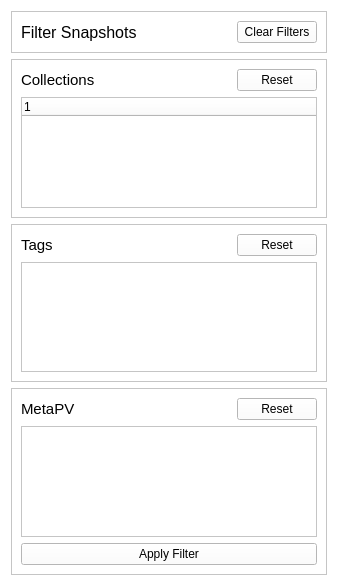
<?xml version="1.0" encoding="UTF-8"?>
<ui version="4.0">
 <class>Form</class>
 <widget class="QWidget" name="Form">
  <property name="geometry">
   <rect>
    <x>0</x>
    <y>0</y>
    <width>338</width>
    <height>586</height>
   </rect>
  </property>
  <property name="windowTitle">
   <string>Form</string>
  </property>
  <property name="autoFillBackground">
   <bool>false</bool>
  </property>
  <property name="styleSheet">
   <string notr="true">background-color: rgb(255, 255, 255);</string>
  </property>
  <layout class="QVBoxLayout" name="verticalLayout_2">
   <item>
    <layout class="QHBoxLayout" name="filterSnapshotsHorizontalLayout">
     <item>
      <widget class="QFrame" name="filterFrame">
       <property name="styleSheet">
        <string notr="true">background-color: rgb(255, 255, 255);</string>
       </property>
       <property name="frameShape">
        <enum>QFrame::StyledPanel</enum>
       </property>
       <property name="frameShadow">
        <enum>QFrame::Raised</enum>
       </property>
       <layout class="QHBoxLayout" name="horizontalLayout_2">
        <item>
         <widget class="QLabel" name="filterSnapshotLabel">
          <property name="font">
           <font>
            <pointsize>12</pointsize>
           </font>
          </property>
          <property name="text">
           <string>Filter Snapshots</string>
          </property>
         </widget>
        </item>
        <item>
         <spacer name="filterFrameSpacer">
          <property name="orientation">
           <enum>Qt::Horizontal</enum>
          </property>
          <property name="sizeHint" stdset="0">
           <size>
            <width>72</width>
            <height>20</height>
           </size>
          </property>
         </spacer>
        </item>
        <item>
         <widget class="QPushButton" name="clearFilterButton">
          <property name="text">
           <string>Clear Filters</string>
          </property>
         </widget>
        </item>
       </layout>
      </widget>
     </item>
    </layout>
   </item>
   <item>
    <layout class="QVBoxLayout" name="filterOptionsVerticalLayout">
     <item>
      <widget class="QFrame" name="collectionsFrame">
       <property name="styleSheet">
        <string notr="true">background-color: rgb(255, 255, 255);</string>
       </property>
       <property name="frameShape">
        <enum>QFrame::StyledPanel</enum>
       </property>
       <property name="frameShadow">
        <enum>QFrame::Raised</enum>
       </property>
       <layout class="QGridLayout" name="gridLayout">
        <item row="0" column="0">
         <widget class="QLabel" name="collectionsLabel">
          <property name="font">
           <font>
            <pointsize>11</pointsize>
           </font>
          </property>
          <property name="text">
           <string>Collections</string>
          </property>
         </widget>
        </item>
        <item row="0" column="1">
         <spacer name="collectionsSpacer">
          <property name="orientation">
           <enum>Qt::Horizontal</enum>
          </property>
          <property name="sizeHint" stdset="0">
           <size>
            <width>126</width>
            <height>20</height>
           </size>
          </property>
         </spacer>
        </item>
        <item row="0" column="2">
         <widget class="QPushButton" name="collResetButton">
          <property name="text">
           <string>Reset</string>
          </property>
         </widget>
        </item>
        <item row="1" column="0" colspan="3">
         <widget class="QTreeWidget" name="collectionsTreeWidget">
          <property name="styleSheet">
           <string notr="true">background-color: rgb(255, 255, 255);</string>
          </property>
          <column>
           <property name="text">
            <string notr="true">1</string>
           </property>
          </column>
         </widget>
        </item>
       </layout>
      </widget>
     </item>
     <item>
      <widget class="QFrame" name="tagFrame">
       <property name="styleSheet">
        <string notr="true">background-color: rgb(255, 255, 255);</string>
       </property>
       <property name="frameShape">
        <enum>QFrame::StyledPanel</enum>
       </property>
       <property name="frameShadow">
        <enum>QFrame::Raised</enum>
       </property>
       <layout class="QGridLayout" name="gridLayout_2">
        <item row="0" column="0">
         <widget class="QLabel" name="tagLabel">
          <property name="font">
           <font>
            <pointsize>11</pointsize>
           </font>
          </property>
          <property name="text">
           <string>Tags</string>
          </property>
         </widget>
        </item>
        <item row="0" column="1">
         <spacer name="tagSpacer">
          <property name="orientation">
           <enum>Qt::Horizontal</enum>
          </property>
          <property name="sizeHint" stdset="0">
           <size>
            <width>174</width>
            <height>20</height>
           </size>
          </property>
         </spacer>
        </item>
        <item row="0" column="2">
         <widget class="QPushButton" name="tagResetButton">
          <property name="text">
           <string>Reset</string>
          </property>
         </widget>
        </item>
        <item row="1" column="0" colspan="3">
         <widget class="QListWidget" name="tagListWidget"/>
        </item>
       </layout>
      </widget>
     </item>
     <item>
      <widget class="QFrame" name="metaPvFrame">
       <property name="styleSheet">
        <string notr="true">background-color: rgb(255, 255, 255);</string>
       </property>
       <property name="frameShape">
        <enum>QFrame::StyledPanel</enum>
       </property>
       <property name="frameShadow">
        <enum>QFrame::Raised</enum>
       </property>
       <layout class="QGridLayout" name="gridLayout_3">
        <item row="0" column="2">
         <widget class="QPushButton" name="metaPvResetButton">
          <property name="text">
           <string>Reset</string>
          </property>
         </widget>
        </item>
        <item row="1" column="0" colspan="3">
         <widget class="QTableView" name="metaPvTableView"/>
        </item>
        <item row="0" column="1">
         <spacer name="metaPvSpacer">
          <property name="orientation">
           <enum>Qt::Horizontal</enum>
          </property>
          <property name="sizeHint" stdset="0">
           <size>
            <width>150</width>
            <height>20</height>
           </size>
          </property>
         </spacer>
        </item>
        <item row="0" column="0">
         <widget class="QLabel" name="metaPvLabel">
          <property name="font">
           <font>
            <pointsize>11</pointsize>
           </font>
          </property>
          <property name="text">
           <string>MetaPV</string>
          </property>
         </widget>
        </item>
        <item row="2" column="0" colspan="3">
         <widget class="QPushButton" name="applyFiltersButton">
          <property name="text">
           <string>Apply Filter</string>
          </property>
         </widget>
        </item>
       </layout>
      </widget>
     </item>
    </layout>
   </item>
  </layout>
 </widget>
 <resources/>
 <connections/>
</ui>
